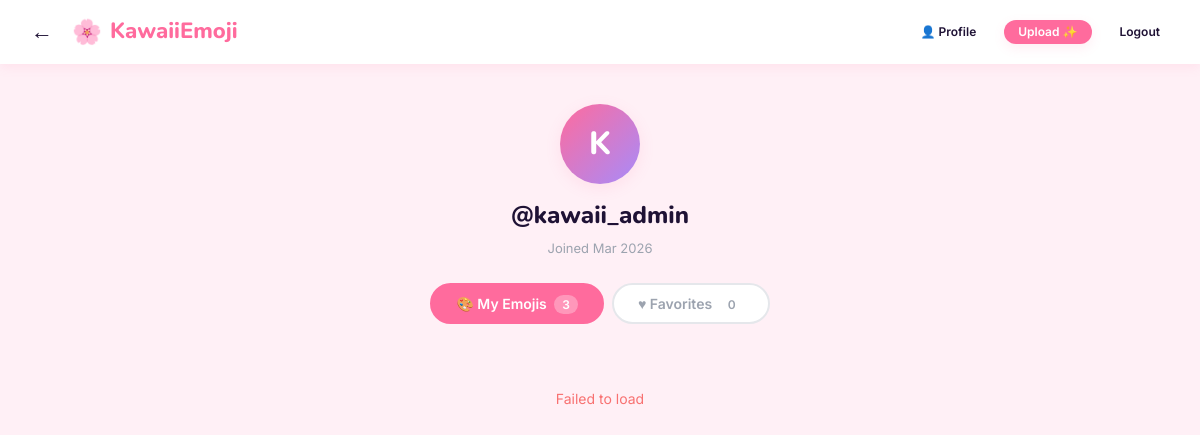
The page /app/profile.php?id=1 (signed in) on the database its author committed.
### tables this page shows
CREATE TABLE users (
    id          INT AUTO_INCREMENT PRIMARY KEY,
    username    VARCHAR(50)  NOT NULL UNIQUE,
    email       VARCHAR(100) NOT NULL UNIQUE,
    password    VARCHAR(255) NOT NULL,
    created_at  TIMESTAMP DEFAULT CURRENT_TIMESTAMP
) DEFAULT CHARSET=utf8mb4 COLLATE=utf8mb4_unicode_ci;

### app/profile.php (the view, shortened to what this page needs)
<?php
require_once 'db.php';
$profile_id = isset($_GET['id']) ? (int)$_GET['id'] : 0;
$stmt = $pdo->prepare("SELECT id, username, created_at FROM users WHERE id = ?");
$stmt->execute([$profile_id]);
$user = $stmt->fetch();
$is_owner = isset($_SESSION['user_id']) && $_SESSION['user_id'] == $profile_id;
$countStmt = $pdo->prepare("SELECT COUNT(*) as total FROM emojis WHERE user_id = ?");
$countStmt->execute([$profile_id]);
$emoji_count = $countStmt->fetch()['total'] ?? 0;
$fav_count = 0;
if ($is_owner) {
    $favStmt = $pdo->prepare("SELECT COUNT(*) as total FROM emoji_likes WHERE user_id = ?");
    $favStmt->execute([$profile_id]);
    $fav_count = $favStmt->fetch()['total'] ?? 0;
}
?>
<!DOCTYPE html>
<html lang="en">
<head>
    <link rel="stylesheet" href="/assets/css/style.css">
</head>
<body>
    <header class="header">
        <div class="header-inner">
            <div class="header-left">
                <a href="/" class="back-arrow" aria-label="Back to gallery">←</a>
                <a href="/" class="logo">
                    <span class="logo-icon">🌸</span>
                    <span>KawaiiEmoji</span>
                </a>
            </div>
            <div class="header-actions">
                <?php if (isset($_SESSION['user_id'])): ?>
                    <a href="/profile.php?id=<?= $_SESSION['user_id'] ?>" class="btn btn-ghost btn-sm">👤 Profile</a>
                    <a href="/upload.php" class="btn btn-primary btn-sm">Upload ✨</a>
                    <a href="/api/auth.php?action=logout" class="btn btn-ghost btn-sm">Logout</a>
                <?php else: ?>
                    <a href="/login.php" class="btn btn-ghost btn-sm">Log in</a>
                    <a href="/register.php" class="btn btn-primary btn-sm">Register</a>
                <?php endif; ?>
            </div>
        </div>
    </header>
    <main class="profile-page">
        <div class="profile-header">
            <div class="profile-avatar">
                <?= strtoupper(mb_substr($user['username'], 0, 1)) ?>
            </div>
            <h1>@<?= htmlspecialchars($user['username']) ?></h1>
            <p class="profile-joined">Joined <?= date('M Y', strtotime($user['created_at'])) ?></p>
        </div>
        <div class="profile-tabs">
            <button class="profile-tab active" data-tab="emojis">
                🎨 My Emojis <span class="tab-count"><?= $emoji_count ?></span>
            </button>
            <?php if ($is_owner): ?>
            <button class="profile-tab" data-tab="favorites">
                ♥ Favorites <span class="tab-count"><?= $fav_count ?></span>
            </button>
            <?php endif; ?>
        </div>
        <div class="gallery-grid profile-grid" id="profile-grid">
        </div>
    </main>
</body>
</html>

### assets/css/style.css (style rules this page uses)
:root { --primary: #FF6B9D; --primary-hover: #FF5C91; --primary-active: #E8527F; --secondary: #A78BFA; --accent: #FCD34D; --bg: #FFF0F6; --surface: #FFFFFF; --text: #1F1235; --text-muted: #9CA3AF; --error: #F87171; --success: #34D399; --border: #E5E7EB; --border-light: #F3E8FF; --shadow-pink: rgba(255, 107, 157, 0.12); --shadow-lavender: rgba(167, 139, 250, 0.18); --radius-card: 16px; --radius-input: 12px; --radius-pill: 999px; --radius-large: 24px; }
*, *::before, *::after { box-sizing: border-box; margin: 0; padding: 0; }
html { scroll-behavior: smooth; }
body { font-family: 'Inter', sans-serif; font-size: 14px; color: var(--text); background: var(--bg); line-height: 1.6; min-height: 100vh; display: flex; flex-direction: column; animation: pageFadeIn 0.35s ease both; }
h1, h2, h3, h4, h5, h6 { font-family: 'Nunito', sans-serif; font-weight: 800; }
a { color: var(--primary); text-decoration: none; transition: color 0.2s; }
.header { background: var(--surface); box-shadow: 0 2px 12px var(--shadow-pink); height: 64px; display: flex; align-items: center; padding: 0 24px; position: sticky; top: 0; z-index: 100; }
.header-inner { max-width: 1280px; width: 100%; margin: 0 auto; display: flex; align-items: center; justify-content: space-between; gap: 16px; }
.header-left { display: flex; align-items: center; gap: 12px; }
.back-arrow { font-size: 22px; color: var(--text); text-decoration: none; display: flex; align-items: center; justify-content: center; width: 36px; height: 36px; border-radius: 50%; transition: background 0.2s, color 0.2s; }
.logo { display: flex; align-items: center; gap: 8px; font-family: 'Nunito', sans-serif; font-size: 22px; font-weight: 800; color: var(--primary); white-space: nowrap; }
.logo-icon { font-size: 24px; }
.header-actions { display: flex; align-items: center; gap: 12px; white-space: nowrap; }
.btn { display: inline-flex; align-items: center; justify-content: center; gap: 6px; padding: 10px 24px; border: none; border-radius: var(--radius-pill); font-family: 'Inter', sans-serif; font-size: 14px; font-weight: 600; cursor: pointer; transition: all 0.2s ease; text-decoration: none; line-height: 1; }
.btn-primary { background: var(--primary); color: #fff; box-shadow: 0 4px 12px var(--shadow-pink); }
.btn-ghost { background: transparent; color: var(--text); border: 2px solid transparent; }
.btn-sm { padding: 6px 14px; font-size: 12px; }
.gallery-grid { max-width: 1280px; margin: 0 auto; padding: 0 24px 40px; display: grid; grid-template-columns: repeat(5, 1fr); gap: 16px; }
.profile-page { max-width: 1280px; margin: 0 auto; padding: 0 24px 40px; }
.profile-header { text-align: center; padding: 40px 0 24px; }
.profile-avatar { width: 80px; height: 80px; border-radius: 50%; background: linear-gradient(135deg, var(--primary), var(--secondary)); color: #fff; font-family: 'Nunito', sans-serif; font-size: 32px; font-weight: 800; display: flex; align-items: center; justify-content: center; margin: 0 auto 12px; box-shadow: 0 4px 16px var(--shadow-pink); }
.profile-header h1 { font-size: 24px; margin-bottom: 4px; }
.profile-joined { font-size: 13px; color: var(--text-muted); }
.profile-tabs { display: flex; gap: 8px; justify-content: center; margin-bottom: 24px; }
.profile-tab { padding: 10px 24px; border-radius: var(--radius-pill); font-size: 14px; font-weight: 600; cursor: pointer; border: 2px solid var(--border); background: var(--surface); color: var(--text-muted); font-family: 'Inter', sans-serif; transition: all 0.2s; }
.profile-tab.active { background: var(--primary); color: #fff; border-color: var(--primary); }
.tab-count { background: rgba(255, 255, 255, 0.25); padding: 2px 8px; border-radius: var(--radius-pill); font-size: 12px; margin-left: 4px; }
.profile-tab.active .tab-count { background: rgba(255, 255, 255, 0.3); }
.profile-grid { max-width: 1280px; margin: 0 auto; }
@media (max-width: 1279px) { .gallery-grid { grid-template-columns: repeat(3, 1fr); } }

### rows shown on the page
users: username "K", username "kawaii_admin", created_at "Mar 2026"

### other values the page prints
$emoji_count "3"
$fav_count "0"
